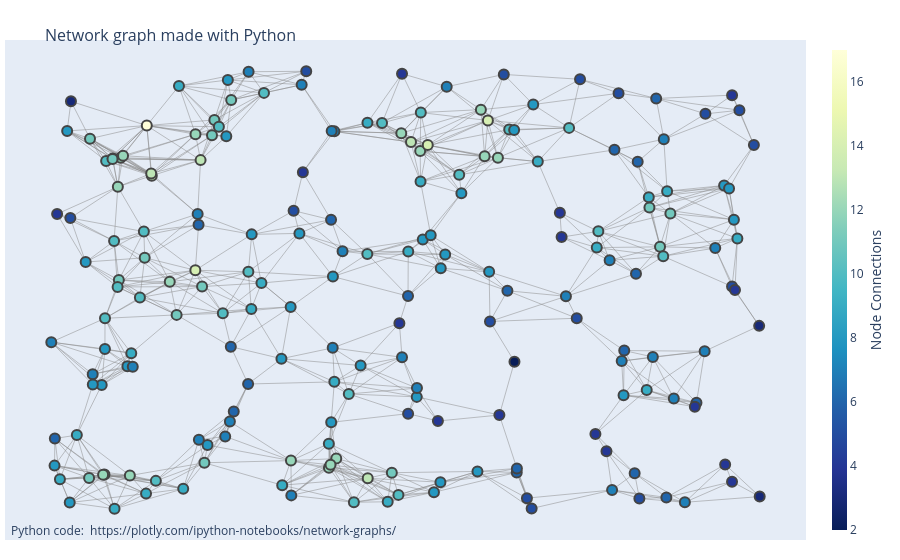

Notebook code cell kept with this figure:
### Code cell
fig = go.Figure(data=[edge_trace, node_trace],
             layout=go.Layout(
                title='<br>Network graph made with Python',
                titlefont_size=16,
                showlegend=False,
                hovermode='closest',
                margin=dict(b=20,l=5,r=5,t=40),
                annotations=[ dict(
                    text="Python code: <a href='https://plotly.com/ipython-notebooks/network-graphs/'> https://plotly.com/ipython-notebooks/network-graphs/</a>",
                    showarrow=False,
                    xref="paper", yref="paper",
                    x=0.005, y=-0.002 ) ],
                xaxis=dict(showgrid=False, zeroline=False, showticklabels=False),
                yaxis=dict(showgrid=False, zeroline=False, showticklabels=False))
                )
fig.show()

### Figure 1 — Plotly figure (JSON) as saved in the notebook; plotly's stock layout.template omitted (floating-point values rounded to 4 significant figures; data arrays with more than 128 entries replaced by an {"elided": "..."} marker saying what was removed)
{"data": [{"hoverinfo": "none", "line": {"color": "#888", "width": 0.5}, "mode": "lines", "type": "scatter", "x": {"elided": "2463 float values"}, "y": {"elided": "2463 float values"}}, {"hoverinfo": "text", "marker": {"color": {"elided": "200 int values"}, "colorbar": {"thickness": 15, "title": {"side": "right", "text": "Node Connections"}, "xanchor": "left"}, "colorscale": [[0, "rgb(255,255,217)"], [0.125, "rgb(237,248,177)"], [0.25, "rgb(199,233,180)"], [0.375, "rgb(127,205,187)"], [0.5, "rgb(65,182,196)"], [0.625, "rgb(29,145,192)"], [0.75, "rgb(34,94,168)"], [0.875, "rgb(37,52,148)"], [1, "rgb(8,29,88)"]], "line": {"width": 2}, "reversescale": true, "showscale": true, "size": 10}, "mode": "markers", "text": {"elided": "200 str values"}, "type": "scatter", "x": {"elided": "200 float values"}, "y": {"elided": "200 float values"}}], "layout": {"annotations": [{"showarrow": false, "text": "Python code: <a href='https://plotly.com/ipython-notebooks/network-graphs/'> https://plotly.com/ipython-notebooks/network-graphs/</a>", "x": 0.005, "xref": "paper", "y": -0.002, "yref": "paper"}], "hovermode": "closest", "margin": {"b": 20, "l": 5, "r": 5, "t": 40}, "showlegend": false, "title": {"font": {"size": 16}, "text": "<br>Network graph made with Python"}, "xaxis": {"showgrid": false, "showticklabels": false, "zeroline": false}, "yaxis": {"showgrid": false, "showticklabels": false, "zeroline": false}}}
